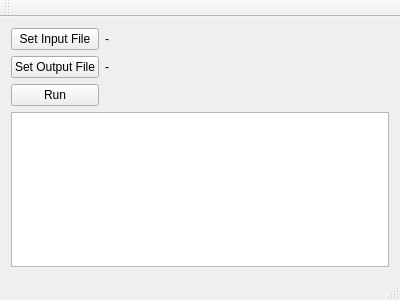
<?xml version="1.0" encoding="UTF-8"?>
<ui version="4.0">
 <class>MainWindow</class>
 <widget class="QMainWindow" name="MainWindow">
  <property name="geometry">
   <rect>
    <x>0</x>
    <y>0</y>
    <width>400</width>
    <height>300</height>
   </rect>
  </property>
  <property name="windowTitle">
   <string>MainWindow</string>
  </property>
  <widget class="QWidget" name="centralWidget">
   <layout class="QGridLayout" name="gridLayout">
    <item row="0" column="2">
     <spacer name="horizontalSpacer">
      <property name="orientation">
       <enum>Qt::Horizontal</enum>
      </property>
      <property name="sizeHint" stdset="0">
       <size>
        <width>40</width>
        <height>20</height>
       </size>
      </property>
     </spacer>
    </item>
    <item row="1" column="2">
     <spacer name="horizontalSpacer_2">
      <property name="orientation">
       <enum>Qt::Horizontal</enum>
      </property>
      <property name="sizeHint" stdset="0">
       <size>
        <width>40</width>
        <height>20</height>
       </size>
      </property>
     </spacer>
    </item>
    <item row="1" column="1">
     <widget class="QLabel" name="outputFileLabel">
      <property name="text">
       <string>-</string>
      </property>
     </widget>
    </item>
    <item row="1" column="0">
     <widget class="QPushButton" name="outputFileButton">
      <property name="text">
       <string>Set Output File</string>
      </property>
     </widget>
    </item>
    <item row="0" column="0">
     <widget class="QPushButton" name="inputFileButton">
      <property name="text">
       <string>Set Input File</string>
      </property>
     </widget>
    </item>
    <item row="3" column="0" colspan="3">
     <widget class="QTableWidget" name="tableWidget"/>
    </item>
    <item row="0" column="1">
     <widget class="QLabel" name="inputFileLabel">
      <property name="text">
       <string>-</string>
      </property>
     </widget>
    </item>
    <item row="2" column="0">
     <widget class="QPushButton" name="runButton">
      <property name="text">
       <string>Run</string>
      </property>
     </widget>
    </item>
   </layout>
  </widget>
  <widget class="QMenuBar" name="menuBar">
   <property name="geometry">
    <rect>
     <x>0</x>
     <y>0</y>
     <width>400</width>
     <height>21</height>
    </rect>
   </property>
  </widget>
  <widget class="QToolBar" name="mainToolBar">
   <attribute name="toolBarArea">
    <enum>TopToolBarArea</enum>
   </attribute>
   <attribute name="toolBarBreak">
    <bool>false</bool>
   </attribute>
  </widget>
  <widget class="QStatusBar" name="statusBar"/>
 </widget>
 <layoutdefault spacing="6" margin="11"/>
 <resources/>
 <connections/>
</ui>
